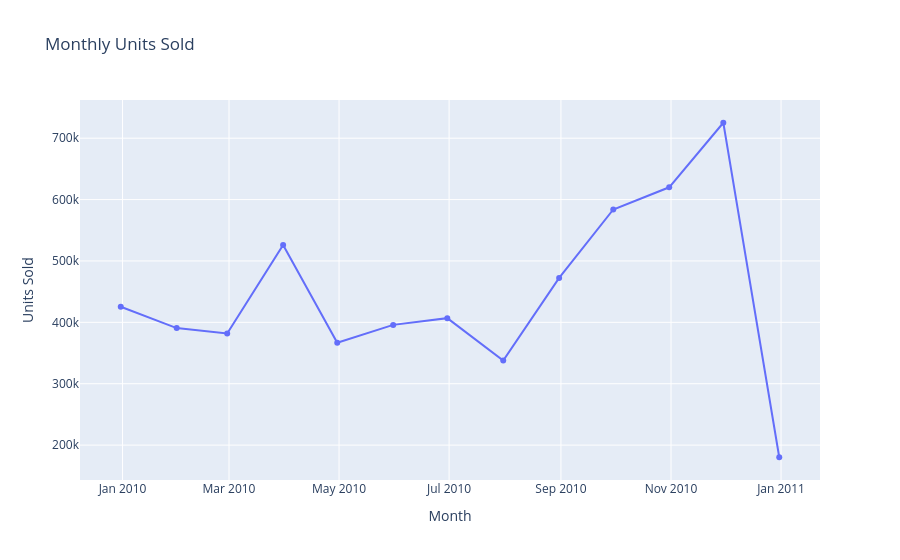

This figure's notebook cell:
### Code cell
fig = px.line(monthly_performance, x = monthly_performance.index ,y="Quantity", 
              title = 'Monthly Units Sold', markers=True)
fig.update_xaxes(title="Month")
fig.update_yaxes(title="Units Sold")
fig.show()

### Figure 1 — Plotly figure (JSON) as saved in the notebook; plotly's stock layout.template omitted (floating-point values rounded to 4 significant figures)
{"data": [{"hovertemplate": "InvoiceDate=%{x}<br>Quantity=%{y}<extra></extra>", "legendgroup": "", "line": {"color": "#636efa", "dash": "solid"}, "marker": {"symbol": "circle"}, "mode": "lines+markers", "name": "", "orientation": "v", "showlegend": false, "type": "scatter", "x": ["2009-12-31T00:00:00", "2010-01-31T00:00:00", "2010-02-28T00:00:00", "2010-03-31T00:00:00", "2010-04-30T00:00:00", "2010-05-31T00:00:00", "2010-06-30T00:00:00", "2010-07-31T00:00:00", "2010-08-31T00:00:00", "2010-09-30T00:00:00", "2010-10-31T00:00:00", "2010-11-30T00:00:00", "2010-12-31T00:00:00"], "xaxis": "x", "y": [425461, 390672, 381880, 526026, 366705, 395868, 406820, 337895, 472380, 583864, 619996, 725161, 180220], "yaxis": "y"}], "layout": {"legend": {"tracegroupgap": 0}, "title": {"text": "Monthly Units Sold"}, "xaxis": {"anchor": "y", "domain": [0, 1], "title": {"text": "Month"}}, "yaxis": {"anchor": "x", "domain": [0, 1], "title": {"text": "Units Sold"}}}}
